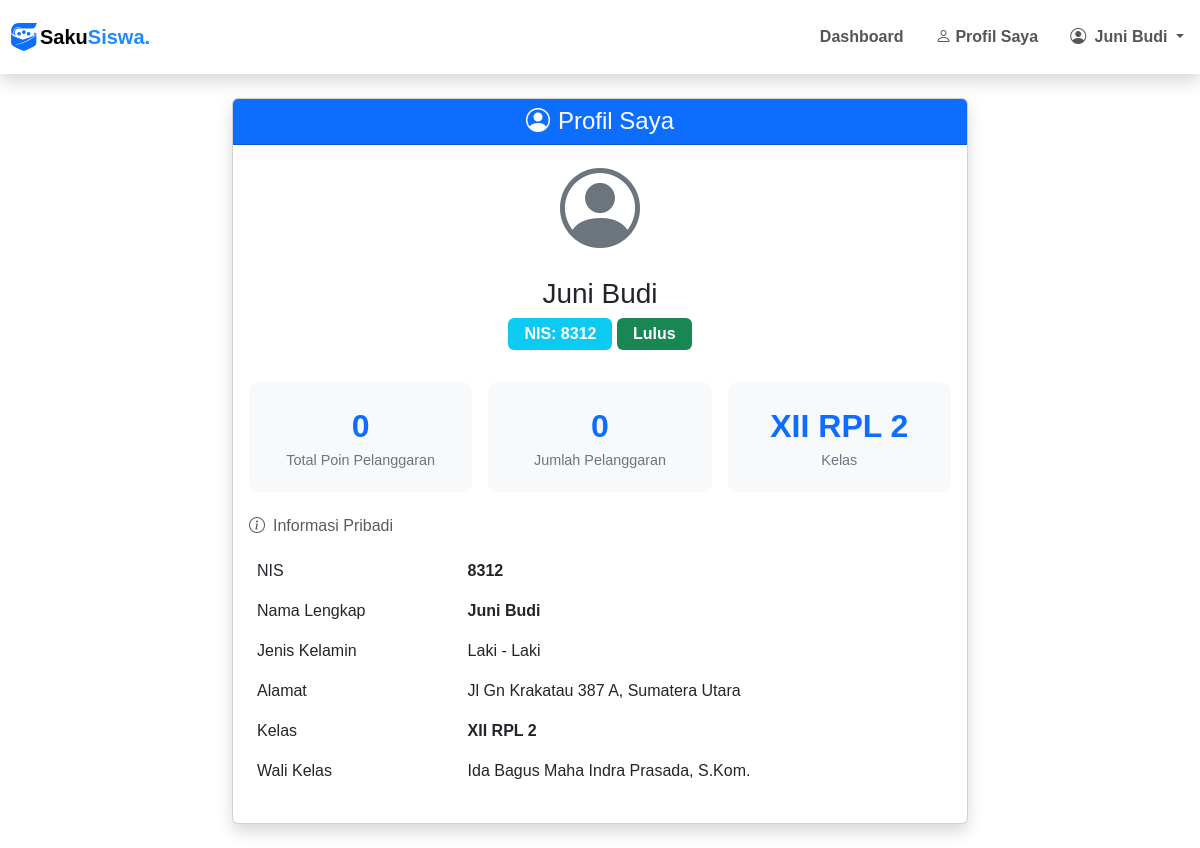
Screenshot of /pages/siswa/my_profile.php (signed in) with the database file from the repository.
### tables this page shows
CREATE TABLE `siswa` (
  `nis` char(5) NOT NULL,
  `nama_siswa` varchar(50) DEFAULT NULL,
  `jenis_kelamin` enum('Laki - Laki','Perempuan') DEFAULT NULL,
  `alamat` varchar(100) DEFAULT NULL,
  `password` varchar(70) DEFAULT NULL,
  `status_siswa` enum('aktif','tidak_aktif','lulus','pindah') DEFAULT NULL,
  `id_ortu_wali` int DEFAULT NULL,
  `id_kelas` int DEFAULT NULL
);

CREATE TABLE `tingkat` (
  `id_tingkat` int NOT NULL,
  `tingkat` varchar(6) DEFAULT NULL
);

CREATE TABLE `program_keahlian` (
  `id_program_keahlian` int NOT NULL,
  `program_keahlian` varchar(6) DEFAULT NULL,
  `deskripsi` varchar(50) DEFAULT NULL
);

CREATE TABLE `kelas` (
  `id_kelas` int NOT NULL,
  `id_tingkat` int DEFAULT NULL,
  `id_program_keahlian` int DEFAULT NULL,
  `rombel` int DEFAULT NULL,
  `kode_guru` char(8) DEFAULT NULL
);

CREATE TABLE `guru` (
  `kode_guru` char(8) NOT NULL,
  `nama_pengguna` varchar(100) DEFAULT NULL,
  `role` enum('admin','bk','guru','manajemen') DEFAULT 'guru',
  `username` varchar(50) DEFAULT NULL,
  `password` varchar(70) DEFAULT NULL,
  `aktif` enum('Y','N') DEFAULT NULL,
  `jabatan` varchar(50) DEFAULT NULL,
  `telp` varchar(16) DEFAULT NULL
);

### pages/siswa/my_profile.php (the view, shortened to what this page needs)
<?php
include ROOTPATH . "/config/config.php";
include ROOTPATH . "/includes/header.php";
$nis = $_SESSION['username'];
$sql = "SELECT
            s.nis, s.nama_siswa, s.jenis_kelamin, s.alamat, s.status_siswa AS status,
            o.id_ortu_wali, o.ayah, o.ibu, o.wali,
            o.pekerjaan_ayah, o.pekerjaan_ibu, o.pekerjaan_wali,
            o.no_telp_ayah, o.no_telp_ibu, o.no_telp_wali,
            k.id_kelas, t.tingkat, p.program_keahlian, k.rombel,
            g.nama_pengguna AS wali_kelas
        FROM siswa s
        LEFT JOIN ortu_wali o ON s.id_ortu_wali = o.id_ortu_wali
        LEFT JOIN kelas k ON s.id_kelas = k.id_kelas
        LEFT JOIN tingkat t ON k.id_tingkat = t.id_tingkat
        LEFT JOIN program_keahlian p ON k.id_program_keahlian = p.id_program_keahlian
        LEFT JOIN guru g ON k.kode_guru = g.kode_guru
        WHERE s.nis = '$nis'";
$result = mysqli_query($conn, $sql);
$data = mysqli_fetch_assoc($result);
$sql_poin = "SELECT COALESCE(SUM(jp.poin), 0) AS total_poin, COUNT(ps.id_pelanggaran_siswa) AS jumlah_pelanggaran
            FROM pelanggaran_siswa ps
            LEFT JOIN jenis_pelanggaran jp ON ps.id_jenis_pelanggaran = jp.id_jenis_pelanggaran
            WHERE ps.nis = '$nis'";
$data_poin = mysqli_fetch_assoc(mysqli_query($conn, $sql_poin));
?>
<div class="container py-4">
    <div class="row justify-content-center">
        <div class="col-lg-8">
            <div class="card shadow">
                <div class="card-header bg-primary text-white text-center">
                    <h4 class="mb-0"><i class="bi bi-person-circle me-2"></i>Profil Saya</h4>
                </div>
                <div class="card-body">
                    <div class="text-center mb-4">
                        <div class="profile-icon-large mx-auto mb-3">
                            <i class="bi bi-person-circle" style="font-size: 80px; color: #6c757d;"></i>
                        </div>
                        <h3><?= htmlspecialchars($data['nama_siswa']) ?></h3>
                        <div class="badge fs-6 bg-info mb-2 px-3 py-2">
                            NIS: <?= htmlspecialchars($data['nis']) ?>
                        </div>
                        <div class="badge bg-success fs-6 px-3 py-2">
                            <?= ucfirst(str_replace('_', ' ', $data['status'])) ?>
                        </div>
                    </div>
                    <div class="row g-3 mb-4">
                        <div class="col-md-4 text-center">
                            <div class="stat-box">
                                <div class="stat-number"><?= $data_poin['total_poin'] ?></div>
                                <div class="stat-label">Total Poin Pelanggaran</div>
                            </div>
                        </div>
                        <div class="col-md-4 text-center">
                            <div class="stat-box">
                                <div class="stat-number"><?= $data_poin['jumlah_pelanggaran'] ?></div>
                                <div class="stat-label">Jumlah Pelanggaran</div>
                            </div>
                        </div>
                        <div class="col-md-4 text-center">
                            <div class="stat-box">
                                <div class="stat-number">
                                    <?= $data['tingkat'] . ' ' . $data['program_keahlian'] . ' ' . $data['rombel'] ?></div>
                                <div class="stat-label">Kelas</div>
                            </div>
                        </div>
                    </div>
                    <div class="row">
                        <div class="col-12">
                            <h6 class="text-muted mb-3"><i class="bi bi-info-circle me-2"></i>Informasi Pribadi</h6>
                            <div class="table-responsive">
                                <table class="table table-borderless">
                                    <tr>
                                        <td width="30%">NIS</td>
                                        <td><strong><?= $data['nis'] ?></strong></td>
                                    </tr>
                                    <tr>
                                        <td>Nama Lengkap</td>
                                        <td><strong><?= $data['nama_siswa'] ?></strong></td>
                                    </tr>
                                    <tr>
                                        <td>Jenis Kelamin</td>
                                        <td><?= $data['jenis_kelamin'] ?></td>
                                    </tr>
                                    <tr>
                                        <td>Alamat</td>
                                        <td><?= htmlspecialchars($data['alamat'] ?: '-') ?></td>
                                    </tr>
                                    <tr>
                                        <td>Kelas</td>
                                        <td><strong><?= $data['tingkat'] . ' ' . $data['program_keahlian'] . ' ' . $data['rombel'] ?></strong>
                                        </td>
                                    </tr>
                                    <tr>
                                        <td>Wali Kelas</td>
                                        <td><?= htmlspecialchars($data['wali_kelas'] ?: '-') ?></td>
                                    </tr>
                                </table>
                            </div>
                        </div>
                    </div>
                </div>
            </div>
        </div>
    </div>
</div>
<?php include ROOTPATH . "/includes/footer.php"; ?>

### assets/css/style.css (style rules this page uses)
.card { transition: transform 0.2s; }
.profile-icon-large { width: 100px; height: 100px; background: rgba(255, 255, 255, 0.15); border-radius: 50%; display: flex; align-items: center; justify-content: center; font-size: 3.5rem; margin-bottom: 1.5rem; border: 4px solid rgba(255, 255, 255, 0.3); backdrop-filter: blur(5px); }

### includes/header.php (style rules this page uses)
body { font-family: 'Poppins', sans-serif !important; overflow-x: hidden; }

### pages/siswa/my_profile.php (style rules this page uses)
.profile-icon-large i { color: #dee2e6; }
.stat-box { padding: 20px; background: #f8f9fa; border-radius: 10px; }
.stat-number { font-size: 2rem; font-weight: bold; color: #0d6efd; }
.stat-label { color: #6c757d; font-size: 0.9rem; }

### rows the page displays
siswa: nama_siswa "Juni Budi", nis "8312", status_siswa "Lulus", tingkat.tingkat "XII", program_keahlian.program_keahlian "RPL", id_kelas.rombel "2", jenis_kelamin "Laki - Laki", alamat "Jl Gn Krakatau 387 A, Sumatera Utara", guru.nama_pengguna "Ida Bagus Maha Indra Prasada, S.Kom."

### other values shown
$_SESSION['nama_siswa'] "Juni Budi"
$data_poin['total_poin'] "0"
$data_poin['jumlah_pelanggaran'] "0"
